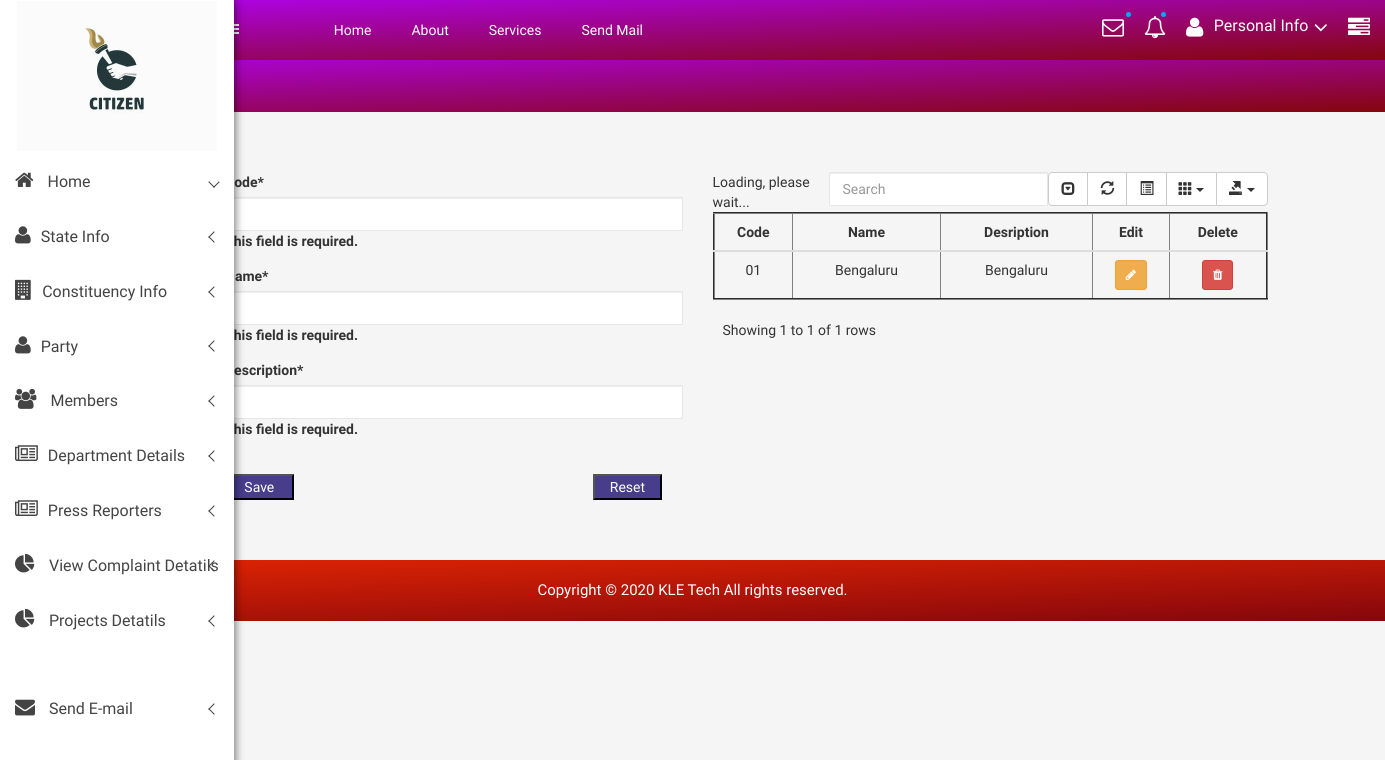
Page /citizen/create_consttype on the committed database.
### citizen/models.py (models this page shows, shortened)
class ConstituencyType(models.Model):
    Code = models.CharField(max_length=200)
    Name = models.CharField(max_length=200)
    Description = models.CharField(max_length=200)

### citizen/views.py (the view)
# urls.py: path('create_consttype', views.create_consttype, name='create_consttype'),
def create_consttype(request):
    form = ConstituencyTypeForms(request.POST)
    if form.is_valid():
        form.save()
        return redirect('citizen:create_consttype')
    return render(request, 'citizen/ConstituencyType.html',
                  {'form': form, 'Consttype': ConstituencyType.objects.all().order_by('Name')})

### citizen/forms.py
class ConstituencyTypeForms(forms.ModelForm):
    class Meta:
        model = ConstituencyType
        fields = ['Code', 'Name', 'Description']

### citizen/templates/citizen/ConstituencyType.html (shortened to what this page needs)
{% extends 'citizen/base.html' %}
    {% load static %}
{% block body %}
 {% include "citizen/sidebar.html" %}
 <div class="all-content-wrapper">
        <div class="container-fluid">
            <div class="row">
                <div class="col-lg-12 col-md-12 col-sm-12 col-xs-12">
                    <div class="logo-pro">
                        <a href="index.html"><img class="main-logo" src="img/logo/logo.png" alt="" /></a>
                    </div>
                </div>
            </div>
        </div>
        <div class="header-advance-area">
            <div class="header-top-area">
                <div class="container-fluid">
                    <div class="row">
                        <div class="col-lg-12 col-md-12 col-sm-12 col-xs-12">
                            <div class="header-top-wraper">
                                <div class="row">
                                    <div class="col-lg-1 col-md-0 col-sm-1 col-xs-12">
                                        <div class="menu-switcher-pro">
                                            <button type="button" id="sidebarCollapse" class="btn bar-button-pro header-drl-controller-btn btn-info navbar-btn">
												</button>
                                        </div>
                                    </div>
                                    <div class="col-lg-6 col-md-7 col-sm-6 col-xs-12">
                                        <div class="header-top-menu tabl-d-n">
                                            <ul class="nav navbar-nav mai-top-nav">
                                                <li class="nav-item"><a href="#" class="nav-link">Home</a>
                                                </li>
                                                <li class="nav-item"><a href="#" class="nav-link">About</a>
                                                </li>
                                                <li class="nav-item"><a href="#" class="nav-link">Services</a>
                                                </li>
                                                <li class="nav-item"><a href="{% url 'citizen:HomePage' %}" class="nav-link">Send Mail</a>
                                                </li>
                                            </ul>
                                        </div>
                                    </div>
                                    <div class="col-lg-5 col-md-5 col-sm-12 col-xs-12">
                                        <div class="header-right-info">
                                            <ul class="nav navbar-nav mai-top-nav header-right-menu">
                                                <li class="nav-item dropdown">
                                                    <a href="#" data-toggle="dropdown" role="button" aria-expanded="false" class="nav-link dropdown-toggle"><i class="fa fa-envelope-o adminpro-chat-pro" aria-hidden="true"></i><span class="indicator-ms"></span></a>
                                                </li>
                                                <li class="nav-item"><a href="#" data-toggle="dropdown" role="button" aria-expanded="false" class="nav-link dropdown-toggle"><i class="fa fa-bell-o" aria-hidden="true"></i><span class="indicator-nt"></span></a>
                                                </li>
                                                <li class="nav-item">
                                                    <a href="#" data-toggle="dropdown" role="button" aria-expanded="false" class="nav-link dropdown-toggle">
															<i class="fa fa-user adminpro-user-rounded header-riht-inf" aria-hidden="true"></i>
															<span class="admin-name">Personal Info</span>
															<i class="fa fa-angle-down adminpro-icon adminpro-down-arrow"></i>
														</a>
                                                </li>
                                                <li class="nav-item nav-setting-open"><a href="#" data-toggle="dropdown" role="button" aria-expanded="false" class="nav-link dropdown-toggle"><i class="fa fa-tasks"></i></a>
                                                </li>
                                            </ul>
                                        </div>
                                    </div>
                                </div>
                            </div>
                        </div>
                    </div>
                </div>
            </div>
            <div class="breadcome-area">
                <div class="container-fluid">
                    <div class="row">
                        <div class="col-lg-12 col-md-12 col-sm-12 col-xs-12">
                            <div class="breadcome-list single-page-breadcome">
                                <div class="row">
                                    <div class="col-lg-6 col-md-6 col-sm-6 col-xs-6">
                                    </div>
                                </div>
                            </div>
                        </div>
                    </div>
                </div>
            </div>
        </div>
<br>
<br>
<br>
<div class="container">
    {% load crispy_forms_tags %}
    <div class = "row">
        <div class="col-lg-5">
            <form action="" method="post" >
                {{form|crispy}}
                <br>
             <button class="button" type="submit"  style="width:15%;background:darkslateblue;color:white;">Save</button>
                 <button class="button1" type="reset" value="Reset" style="width:15%;background:darkslateblue;color:white;">Reset</button>
            </form>
        </div>
        <div class = "col-lg-6">
            {% if Consttype %}
 <table class="table"  style="width:100%;" border="2" id="table" data-toggle="table" data-pagination="true" data-search="true" data-show-columns="true"
                    data-show-pagination-switch="true" data-show-refresh="true" data-key-events="true"
                    data-show-toggle="true" data-resizable="true" data-cookie="true"
                                            data-cookie-id-table="saveId" data-show-export="true"
                    data-click-to-select="true" data-toolbar="#toolbar" >
     <thead>
         <th><center>Code</center></th>
         <th><center> Name</center></th>
         <th><center> Desription</center></th>
         <th><center>Edit</center></th>
         <th><center>Delete</center></th>
     </thead>
     <tbody id="myTable">
     {% for i in  Consttype %}
     <tr>
          <td><center>{{i.Code}}</center></td>
         <td><center>{{i.Name}}</center></td>
          <td><center>{{i.Description}}</center></td>
         <td><center>
             <a class="btn btn-sm btn-warning" href="/update_consttype/{{i.id}}">
                 <i class="fa fa-pencil" ></i>
             </a></center>
         </td>
         <td><center>
              <a class="btn btn-sm btn-danger" href="/delete_consttype/{{i.id}}">
                 <i class="fa fa-trash"></i>
              </a></center>
         </td>
     </tr>
     {% endfor %}
     </tbody>
 </table>
            {% endif %}
        </div>
    </div>
</div>
</div>
<br>
<br>
<br>
     <div class="footer-copyright-area">
            <div class="container-fluid">
                <div class="row">
                    <div class="col-lg-12">
                        <div class="footer-copy-right">
                            <p>Copyright © 2020 <a href="https://www.kletech.ac.in">KLE Tech</a> All rights reserved.</p>
                        </div>
                    </div>
                </div>
            </div>
        </div>
{% endblock %}

### citizen/static/css/main.css (style rules this page uses)
html { color: #222; font-size: 1em; line-height: 1.4; }
audio, canvas, iframe, img, svg, video { vertical-align: middle; }

### citizen/static/style.css (style rules this page uses)
html, body { height: 100%; font-family: 'Play', sans-serif;font-weight:400;background:#f5f5f5; }
img { max-width:100%;height:auto }
p { margin:0 0 15px; }
a { transition: all 0.3s ease 0s;text-decoration:none; }
a:visited, a:link, a:active { text-decoration: none; }
ul { list-style: outside none none; margin: 0; padding: 0 }
.all-content-wrapper { margin-left: 205px; transition: all 0.3s; }
.bar-button-pro { margin: 13px 0px; }
.menu-switcher-pro { transition:all .4s ease 0s; }
.menu-switcher-pro button { background: none; border:none; }
.footer-copyright-area { background: -webkit-linear-gradient(178deg, #e12503 0%, #85060c 100%); background: linear-gradient(178deg, #e12503 0%, #85060c 100%); padding: 20px 0px; text-align: center; }
.footer-copy-right p { margin: 0px; font-size: 15px; color: #fff; }
.footer-copy-right a { color:#fff; text-decoration:none; }
.header-top-menu .navbar-nav>li>a { padding: 20px 20px; color: #fff; font-size:14px; }
.header-right-info .navbar-nav { float:right; padding:17px 0px; }
.header-right-info ul.header-right-menu li { display:inline-block; }
.header-right-info ul.header-right-menu > li > a { display:inline-block; color:#fff; padding: 0px 0px 0px 20px; font-size:22px; text-decoration:none; position:relative; }
.indicator-nt { position:absolute; height:5px; width:5px; background:#03a9f4; border-radius:50%; top: -5px; right: 0px; }
.indicator-ms { position:absolute; height:5px; width:5px; background:#03a9f4; border-radius:50%; top: -5px; right: -7px; }
.header-right-info .admin-name { display: inline-block; color: #fff; font-size: 16px; position: relative; top: -4px; margin-left:5px; }
.breadcome-list { padding-top:30px; padding-bottom:100px; }
.form-control { background-color: #FFFFFF; background-image: none; border: 1px solid #e5e6e7; border-radius: 1px; color: inherit; display: block; padding: 6px 12px; transition: border-color 0.15s ease-in-out 0s, box-shadow 0.15s ease-in-out 0s; width: 100%; }
.header-advance-area { background: -webkit-linear-gradient(178deg, #ad03e1 0%, #85060c 100%); background: linear-gradient(178deg, #ad03e1 0%, #85060c 100%); }
.header-top-area { position: fixed; background: -webkit-linear-gradient(178deg, #ad03e1 0%, #85060c 100%); background: linear-gradient(178deg, #ad03e1 0%, #85060c 100%); z-index: 99; left: 200px; right: 0; top: 0; margin: 0 auto; transition: all 0.3s; }
.breadcome-list.single-page-breadcome { padding-top: 30px; padding-bottom: 30px; }

### citizen/templates/citizen/sidebar.html (style rules this page uses)
.dropdown { position: relative; display: inline-block; }

### rows in the picture
ConstituencyType: Code "01", Name "Bengaluru", Description "Bengaluru"
